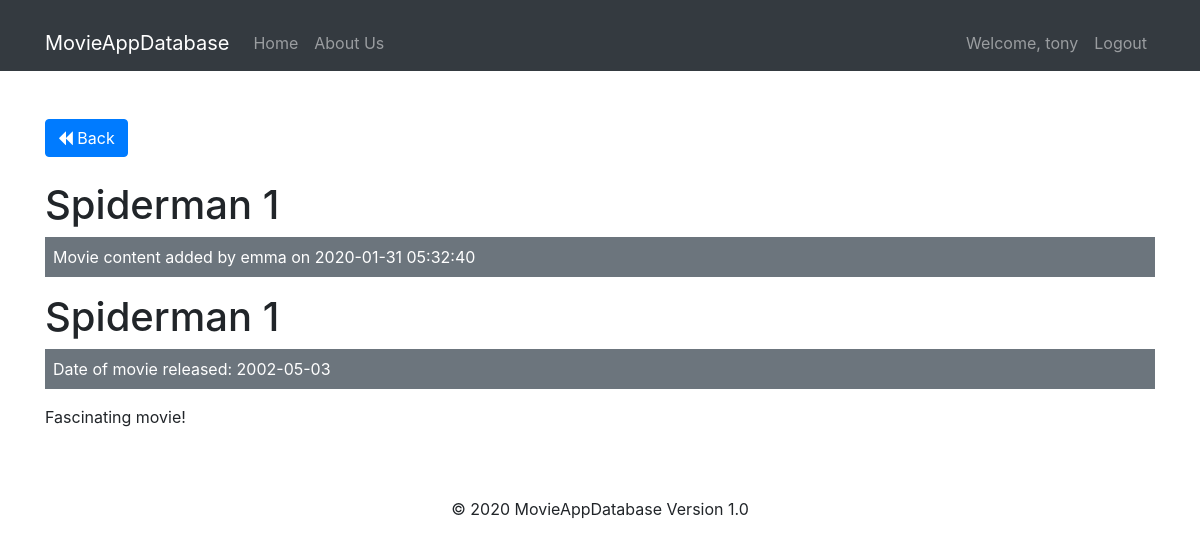
Page /movies/show/29 (signed in) on the committed database.
### tables this page shows
CREATE TABLE `movies` (
  `id` int(11) NOT NULL,
  `user_id` int(11) NOT NULL,
  `movie_name` varchar(255) NOT NULL,
  `date_release` date NOT NULL,
  `comments` text NOT NULL,
  `created_at` datetime NOT NULL DEFAULT current_timestamp()
);

CREATE TABLE `users` (
  `id` int(11) NOT NULL,
  `user_name` varchar(75) NOT NULL,
  `user_email` varchar(75) NOT NULL,
  `password` varchar(75) NOT NULL,
  `created_at` datetime NOT NULL DEFAULT current_timestamp()
);

### app/controllers/Movies.php (called while the page is built, shortened)
<?php
class Movies extends Controller
{
  public function __construct()
  {
    $this->movieModel = $this->model('Movie');
    $this->userModel = $this->model('User');
  }
  public function show($id)
  {
    $movie = $this->movieModel->getMovieById($id);
    $user = $this->userModel->getUserById($movie->user_id);
    $data = [
      'movie' => $movie,
      'user' => $user
    ];
    $this->view('movies/show', $data);
  }
}

### app/libraries/Core.php (called while the page is built, shortened)
<?php
class Core
{
  protected $currentMethod = 'index';
  public function __construct()
  {
    $url = $this->getUrl();
    if (file_exists('../app/controllers/' . ucwords($url[0]) . '.php')) {
      unset($url[0]);
    }
    $this->currentController = new $this->currentController;
    if (isset($url[1])) {
      if (method_exists($this->currentController, $url[1])) {
        $this->currentMethod = $url[1];
        unset($url[1]);
      }
    }
    $this->params = $url ? array_values($url) : [];
    call_user_func_array([$this->currentController, $this->currentMethod], $this->params);
  }
  public function getUrl()
  {
    if (isset($_GET['url'])) {
      $url = rtrim($_GET['url'], '/');
      $url = filter_var($url, FILTER_SANITIZE_URL);
      $url = explode('/', $url);
      return $url;
    }
  }
}

### public/index.php (called while the page is built, shortened)
<?php
  $init = new Core;

### app/libraries/Database.php (called while the page is built, shortened)
<?php
class Database
{
  private $host = DB_HOST;
  private $user = DB_USER;
  private $pass = DB_PASS;
  private $dbname = DB_NAME;
  private $dbh;
  private $stmt;
  public function __construct()
  {
    $dsn = 'mysql:host=' . $this->host . ';dbname=' . $this->dbname;
    $options = array(
      PDO::ATTR_PERSISTENT => true,
      PDO::ATTR_ERRMODE => PDO::ERRMODE_EXCEPTION
    );
    try {
      $this->dbh = new PDO($dsn, $this->user, $this->pass, $options);
    } catch (PDOException $e) {
      $this->error = $e->getMessage();
      echo $this->error;
    }
  }
  public function query($sql)
  {
    $this->stmt = $this->dbh->prepare($sql);
  }
  public function bind($param, $value, $type = null)
  {
    if (is_null($type)) {
      switch (true) {
        default:
          $type = PDO::PARAM_STR;
      }
    }
    $this->stmt->bindValue($param, $value, $type);
  }
  public function execute()
  {
    return $this->stmt->execute();
  }
  public function single()
  {
    $this->execute();
    return $this->stmt->fetch(PDO::FETCH_OBJ);
  }
}

### app/models/Movie.php (called while the page is built, shortened)
<?php
class Movie
{
  private $db;
  public function __construct()
  {
    $this->db = new Database;
  }
  public function getMovieById($id)
  {
    $this->db->query('SELECT * FROM movies WHERE id = :id');
    $this->db->bind(':id', $id);
    $row = $this->db->single();
    return $row;
  }
}

### app/models/User.php (called while the page is built, shortened)
<?php
class User
{
  private $db;
  public function __construct()
  {
    $this->db = new Database;
  }
  public function getUserById($id)
  {
    $this->db->query('SELECT * FROM users WHERE id = :id');
    $this->db->bind(':id', $id);
    $row = $this->db->single();
    return $row;
  }
}

### app/views/movies/show.php (the view, shortened to what this page needs)
<?php require APPROOT . '/views/inc/header.php'; ?>
<a href="<?php echo URLROOT; ?>/movies" class="btn btn-primary"><i class="fa fa-backward"></i> Back</a>
<br>
<br>
<h1><?php echo $data['movie']->movie_name; ?></h1>
<div class="bg-secondary text-white p-2 mb-3">
  Movie content added by <?php echo $data['user']->user_name; ?> on <?php echo $data['movie']->created_at; ?>
</div>
<h1><?php echo $data['movie']->movie_name; ?></h1>
<div class="bg-secondary text-white p-2 mb-3">
Date of movie released: <?php echo $data['movie']->date_release; ?>
</div>
<p><?php echo $data['movie']->comments; ?></p>
<?php require APPROOT . '/views/inc/footer.php'; ?>

### rows in the picture
movies: movie_name "Spiderman 1", created_at "2020-01-31 05:32:40", date_release "2002-05-03", comments "Fascinating movie!"
users: user_name "emma"

### other values in the picture
SITENAME "MovieAppDatabase"
$_SESSION['user_name'] "tony"
